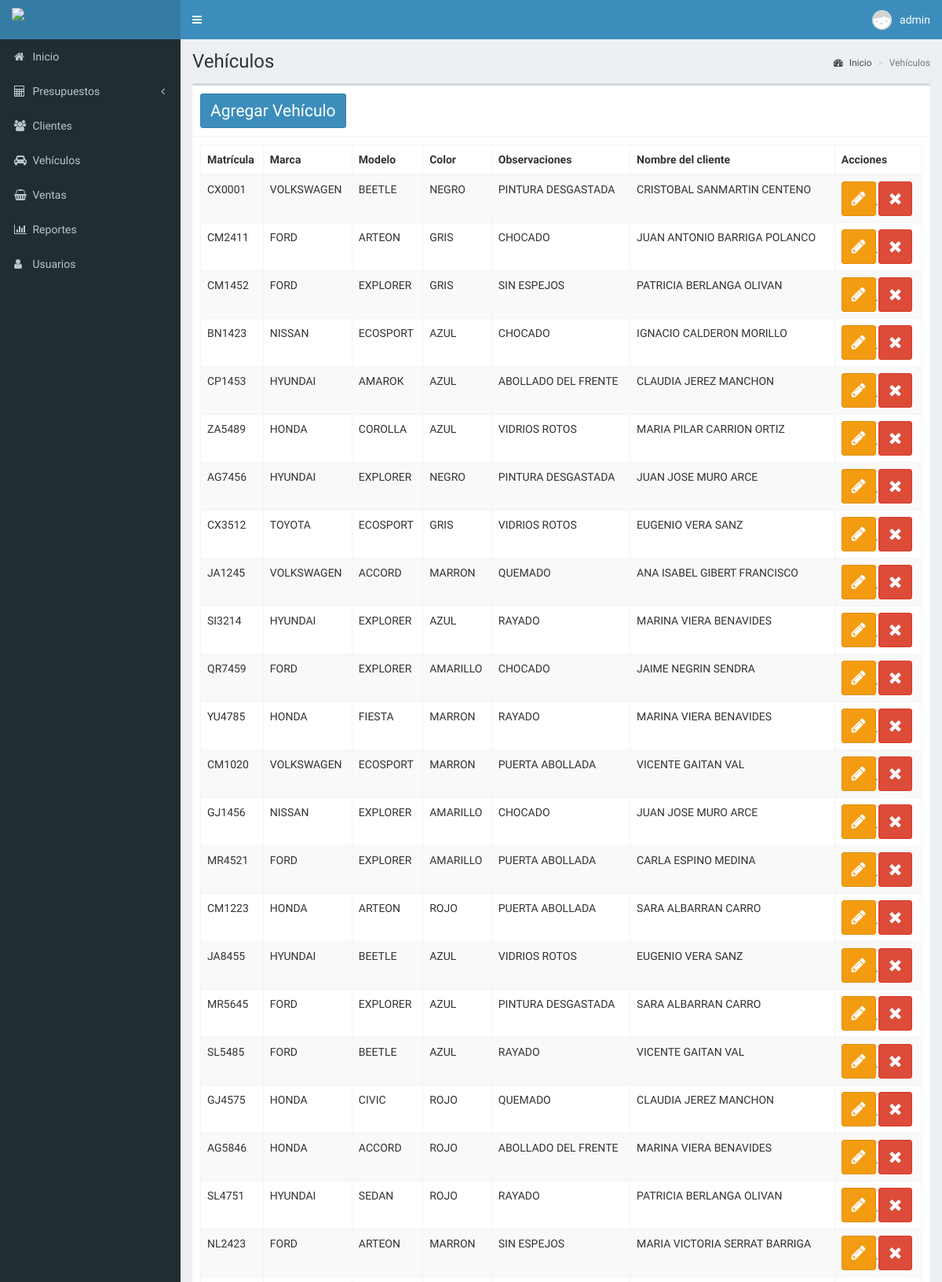
The page /vehiculos (signed in, upper part) on the database its author committed.
### tables this page shows
CREATE TABLE `vehiculo` (
  `id_v` int(11) NOT NULL,
  `Matricula` varchar(50) DEFAULT NULL,
  `marca` varchar(50) DEFAULT NULL,
  `color` varchar(55) DEFAULT NULL,
  `observaciones` text DEFAULT NULL,
  `id_c` int(11) DEFAULT NULL,
  `modelo` varchar(40) NOT NULL
);

CREATE TABLE `cliente` (
  `id_c` int(11) NOT NULL,
  `nombre` varchar(60) DEFAULT NULL,
  `telefono` varchar(15) DEFAULT NULL,
  `calle` varchar(255) DEFAULT NULL,
  `inter` varchar(5) DEFAULT NULL,
  `colonia` varchar(255) DEFAULT NULL,
  `exter` varchar(5) NOT NULL
);

### controladores/plantilla.controlador.php (called while the page is built)
<?php
class ControladorPlantilla{
	public static function ctrPlantilla(){
		include "vistas/plantilla.php";
	}
}

### index.php (called while the page is built, shortened)
<?php
require_once "controladores/plantilla.controlador.php";
require_once "controladores/vehiculos.controlador.php";
require_once "controladores/reportes.controlador.php";
require_once "modelos/vehiculos.modelo.php";
$plantilla = new ControladorPlantilla();
$plantilla -> ctrPlantilla();

### controladores/vehiculos.controlador.php (called while the page is built, shortened)
<?php
class ControladorVehiculos{
    public static function ctrMostrarVehiculos($item,$valor){
        $tabla = "vehiculo";
        $respuesta = ModeloVehiculos::MdlMostrarVehiculos($tabla,$item,$valor);
        return $respuesta;
    }
}

### modelos/conexion.php (called while the page is built)
<?php
class Conexion{
	 public static function conectar(){
		$link = new PDO("mysql:host=localhost;dbname=luismart",
			            "root",
			            "");
		$link -> exec("set names utf8");
		return $link;
	}
}

### modelos/vehiculos.modelo.php (called while the page is built, shortened)
<?php
require_once "conexion.php";
class ModeloVehiculos
{
	public static function MdlMostrarVehiculos($tabla, $item, $valor)
	{
		if ($item != null) {
			$stmt = Conexion::conectar()->prepare("SELECT * FROM $tabla WHERE $item = :$item");
			$stmt->bindParam(":" . $item, $valor, PDO::PARAM_STR);
			$stmt->execute();
			return $stmt->fetch();
		} else {
			$stmt = Conexion::conectar()->prepare("SELECT * FROM $tabla as veh
			INNER JOIN
			cliente as cli
			WHERE veh.id_c = cli.id_c;
			");
			$stmt->execute();
			return $stmt->fetchAll();
		}
	}
}

### vistas/modulos/vehiculos.php (the view, shortened to what this page needs)
<div class="content-wrapper">
  <section class="content-header">
    <h1>
      Vehículos
    </h1>
    <ol class="breadcrumb">
      <li><a href="#"><i class="fa fa-dashboard"></i> Inicio</a></li>
      <li class="active">Vehículos</li>
    </ol>
  </section>
  <section class="content">
    <div class="box">
      <div class="box-header with-border">
        <button class="btn btn-primary" data-toggle="modal" data-target="#modalAgregarV">Agregar Vehículo</button>
      </div>
      <div class="box-body">
        <table class="table table-bordered table-striped dt-responsive tablas" width="100%">
          <thead>
            <tr>
              <th>Matrícula</th>
              <th>Marca</th>
              <th>Modelo</th>
              <th>Color</th>
              <th>Observaciones</th>
              <th>Nombre del cliente</th>
              <th>Acciones</th>
            </tr>
          </thead>
          <tbody>
            <?php
            $item = null;
            $valor = null;
            $vehiculos = ControladorVehiculos::ctrMostrarVehiculos($item, $valor);
            foreach ($vehiculos as $key => $value) {
              echo '<tr>
                <td>' . $value["Matricula"] . '</td>
                <td>' . $value["marca"] . '</td>
                <td>' . $value["modelo"] . '</td>
                <td>' . $value["color"] . '</td>
                <td>' . $value["observaciones"] . '</td>
                <td>' . $value["nombre"] . '</td>
                <td>
                  <div class="btn-group">
                  <abbr id="toltipx" title="Editar los datos del vehículo">
                  <button class="btn btn-warning btnEditarVehiculo" idVehiculo="' . $value["id_v"] . '" data-toggle="modal" data-target="#modalEditarVehiculo"><i class="fa fa-pencil"></i></button></abbr>';
                  if($_SESSION["perfil"] == "administrador" || $_SESSION["perfil"] == "Jefetaller"){
                  echo'<abbr id="toltipx" title="Eliminar los datos del vehículo"> <button class="btn btn-danger btnEliminarVehiculo" idVehiculo="' . $value["id_v"] . '"><i class="fa fa-times"></i></button></abbr>';
                  }
                  echo'</div>
                </td>
              </tr>';
            }
            ?>
          </tbody>
        </table>
      </div>
  </section>
</div>

### vistas/css/style.css (style rules this page uses)
#toltipx { text-decoration: none; }
.btn { font-size: 1.5em; }

### rows shown on the page
vehiculo: Matricula "CX0001", marca "VOLKSWAGEN", modelo "BEETLE", color "NEGRO", observaciones "PINTURA DESGASTADA", id_c.nombre "CRISTOBAL SANMARTIN CENTENO"
vehiculo: Matricula "CM2411", marca "FORD", modelo "ARTEON", color "GRIS", observaciones "CHOCADO", id_c.nombre "JUAN ANTONIO BARRIGA POLANCO"
vehiculo: Matricula "CM1452", marca "FORD", modelo "EXPLORER", color "GRIS", observaciones "SIN ESPEJOS", id_c.nombre "PATRICIA BERLANGA OLIVAN"
vehiculo: Matricula "BN1423", marca "NISSAN", modelo "ECOSPORT", color "AZUL", observaciones "CHOCADO", id_c.nombre "IGNACIO CALDERON MORILLO"
vehiculo: Matricula "CP1453", marca "HYUNDAI", modelo "AMAROK", color "AZUL", observaciones "ABOLLADO DEL FRENTE", id_c.nombre "CLAUDIA JEREZ MANCHON"
vehiculo: Matricula "ZA5489", marca "HONDA", modelo "COROLLA", color "AZUL", observaciones "VIDRIOS ROTOS", id_c.nombre "MARIA PILAR CARRION ORTIZ"
vehiculo: Matricula "AG7456", marca "HYUNDAI", modelo "EXPLORER", color "NEGRO", observaciones "PINTURA DESGASTADA", id_c.nombre "JUAN JOSE MURO ARCE"
vehiculo: Matricula "CX3512", marca "TOYOTA", modelo "ECOSPORT", color "GRIS", observaciones "VIDRIOS ROTOS", id_c.nombre "EUGENIO VERA SANZ"
vehiculo: Matricula "JA1245", marca "VOLKSWAGEN", modelo "ACCORD", color "MARRON", observaciones "QUEMADO", id_c.nombre "ANA ISABEL GIBERT FRANCISCO"
vehiculo: Matricula "SI3214", marca "HYUNDAI", modelo "EXPLORER", color "AZUL", observaciones "RAYADO", id_c.nombre "MARINA VIERA BENAVIDES"
vehiculo: Matricula "QR7459", marca "FORD", modelo "EXPLORER", color "AMARILLO", observaciones "CHOCADO", id_c.nombre "JAIME NEGRIN SENDRA"
vehiculo: Matricula "YU4785", marca "HONDA", modelo "FIESTA", color "MARRON", observaciones "RAYADO", id_c.nombre "MARINA VIERA BENAVIDES"
vehiculo: Matricula "CM1020", marca "VOLKSWAGEN", modelo "ECOSPORT", color "MARRON", observaciones "PUERTA ABOLLADA", id_c.nombre "VICENTE GAITAN VAL"
vehiculo: Matricula "GJ1456", marca "NISSAN", modelo "EXPLORER", color "AMARILLO", observaciones "CHOCADO", id_c.nombre "JUAN JOSE MURO ARCE"
vehiculo: Matricula "MR4521", marca "FORD", modelo "EXPLORER", color "AMARILLO", observaciones "PUERTA ABOLLADA", id_c.nombre "CARLA ESPINO MEDINA"
vehiculo: Matricula "CM1223", marca "HONDA", modelo "ARTEON", color "ROJO", observaciones "PUERTA ABOLLADA", id_c.nombre "SARA ALBARRAN CARRO"
vehiculo: Matricula "JA8455", marca "HYUNDAI", modelo "BEETLE", color "AZUL", observaciones "VIDRIOS ROTOS", id_c.nombre "EUGENIO VERA SANZ"
vehiculo: Matricula "MR5645", marca "FORD", modelo "EXPLORER", color "AZUL", observaciones "PINTURA DESGASTADA", id_c.nombre "SARA ALBARRAN CARRO"
vehiculo: Matricula "SL5485", marca "FORD", modelo "BEETLE", color "AZUL", observaciones "RAYADO", id_c.nombre "VICENTE GAITAN VAL"
vehiculo: Matricula "GJ4575", marca "HONDA", modelo "CIVIC", color "ROJO", observaciones "QUEMADO", id_c.nombre "CLAUDIA JEREZ MANCHON"
vehiculo: Matricula "AG5846", marca "HONDA", modelo "ACCORD", color "ROJO", observaciones "ABOLLADO DEL FRENTE", id_c.nombre "MARINA VIERA BENAVIDES"
vehiculo: Matricula "SL4751", marca "HYUNDAI", modelo "SEDAN", color "ROJO", observaciones "RAYADO", id_c.nombre "PATRICIA BERLANGA OLIVAN"
vehiculo: Matricula "NL2423", marca "FORD", modelo "ARTEON", color "MARRON", observaciones "SIN ESPEJOS", id_c.nombre "MARIA VICTORIA SERRAT BARRIGA"

### other values the page prints
$_SESSION["nombre"] "admin"
